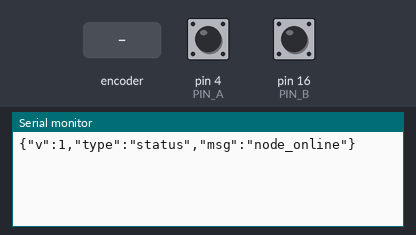
A program run on a simulated Arduino Uno, built with avr-gcc and run on an emulated ATmega328P. On the bench: the last lines printed to the serial monitor. The inputs (shaded band) are chosen by the test bench; at power-on: pin 4 (PIN_A) HIGH, pin 16 (PIN_B) HIGH.

Above: at 1.4 s.
1.5 s: rotary encoder on pin 4 (PIN_A) / pin 16 (PIN_B) turned 1 step (first pin leading)
At 2.6 s:
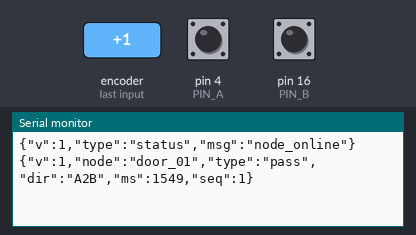
3.2 s: rotary encoder on pin 4 (PIN_A) / pin 16 (PIN_B) turned 2 steps (second pin leading)
At 4.0 s:
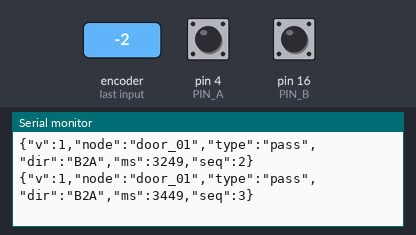

The program:

main.cpp
```cpp
#include <Arduino.h>

// ---------------- CONFIG ----------------
constexpr int PIN_A = 4;
constexpr int PIN_B = 16;

constexpr uint32_t DEBOUNCE_MS = 25;
constexpr uint32_t SEQ_TIMEOUT_MS = 900;
constexpr uint32_t RESTORE_STABLE_MS = 120;

const char* NODE_ID = "door_01";
// ----------------------------------------

// -------- Beam State Structure ----------
struct Beam {
  int pin;
  int intactLevel;
  int brokenLevel;

  int stableState;
  int lastRead;
  uint32_t lastChangeMs;

  void begin() {
    pinMode(pin, INPUT_PULLUP);
    delay(10);
    intactLevel = digitalRead(pin);
    brokenLevel = (intactLevel == HIGH) ? LOW : HIGH;
    stableState = intactLevel;
    lastRead = stableState;
    lastChangeMs = millis();
  }

  bool update() {
    int r = digitalRead(pin);

    if (r != lastRead) {
      lastRead = r;
      lastChangeMs = millis();
    }

    if ((millis() - lastChangeMs) >= DEBOUNCE_MS &&
        stableState != lastRead) {
      stableState = lastRead;
      return true;  // state changed
    }

    return false;
  }

  bool isBroken() const { return stableState == brokenLevel; }
  bool isIntact() const { return stableState == intactLevel; }
};
// ----------------------------------------

Beam beamA{PIN_A};
Beam beamB{PIN_B};

// -------- Direction State Machine -------
enum class State { Idle, AFirst, BFirst, Locked };

State state = State::Idle;
uint32_t tFirst = 0;
uint32_t intactSince = 0;
uint32_t eventSeq = 0;

void emitEvent(const char* dir) {
  eventSeq++;

  Serial.print("{\"v\":1,\"node\":\"");
  Serial.print(NODE_ID);
  Serial.print("\",\"type\":\"pass\",\"dir\":\"");
  Serial.print(dir);
  Serial.print("\",\"ms\":");
  Serial.print(millis());
  Serial.print(",\"seq\":");
  Serial.print(eventSeq);
  Serial.println("}");
}

void setup() {
  Serial.begin(115200);
  delay(200);

  beamA.begin();
  beamB.begin();

  Serial.println("{\"v\":1,\"type\":\"status\",\"msg\":\"node_online\"}");
}

void loop() {

  bool aChanged = beamA.update();
  bool bChanged = beamB.update();

  // Timeout partial sequence
  if (state != State::Idle && state != State::Locked &&
      millis() - tFirst > SEQ_TIMEOUT_MS) {
    state = State::Idle;
  }

  switch (state) {

    case State::Idle:
      if (beamA.isBroken() && !beamB.isBroken()) {
        state = State::AFirst;
        tFirst = millis();
      }
      else if (beamB.isBroken() && !beamA.isBroken()) {
        state = State::BFirst;
        tFirst = millis();
      }
      break;

    case State::AFirst:
      if (beamB.isBroken()) {
        emitEvent("A2B");
        state = State::Locked;
        intactSince = 0;
      }
      break;

    case State::BFirst:
      if (beamA.isBroken()) {
        emitEvent("B2A");
        state = State::Locked;
        intactSince = 0;
      }
      break;

    case State::Locked:
      // Require both beams intact before re-arming
      if (beamA.isIntact() && beamB.isIntact()) {
        if (intactSince == 0)
          intactSince = millis();

        if (millis() - intactSince >= RESTORE_STABLE_MS) {
          state = State::Idle;
          intactSince = 0;
        }
      } else {
        intactSince = 0;
      }
      break;
  }
}
```

Measured:
- after the input at 1.5 s, the serial monitor: prints a new line after 0.05 s (image 1)
- after the input at 3.2 s, the serial monitor: prints a new line after 0.05 s (image 2)
